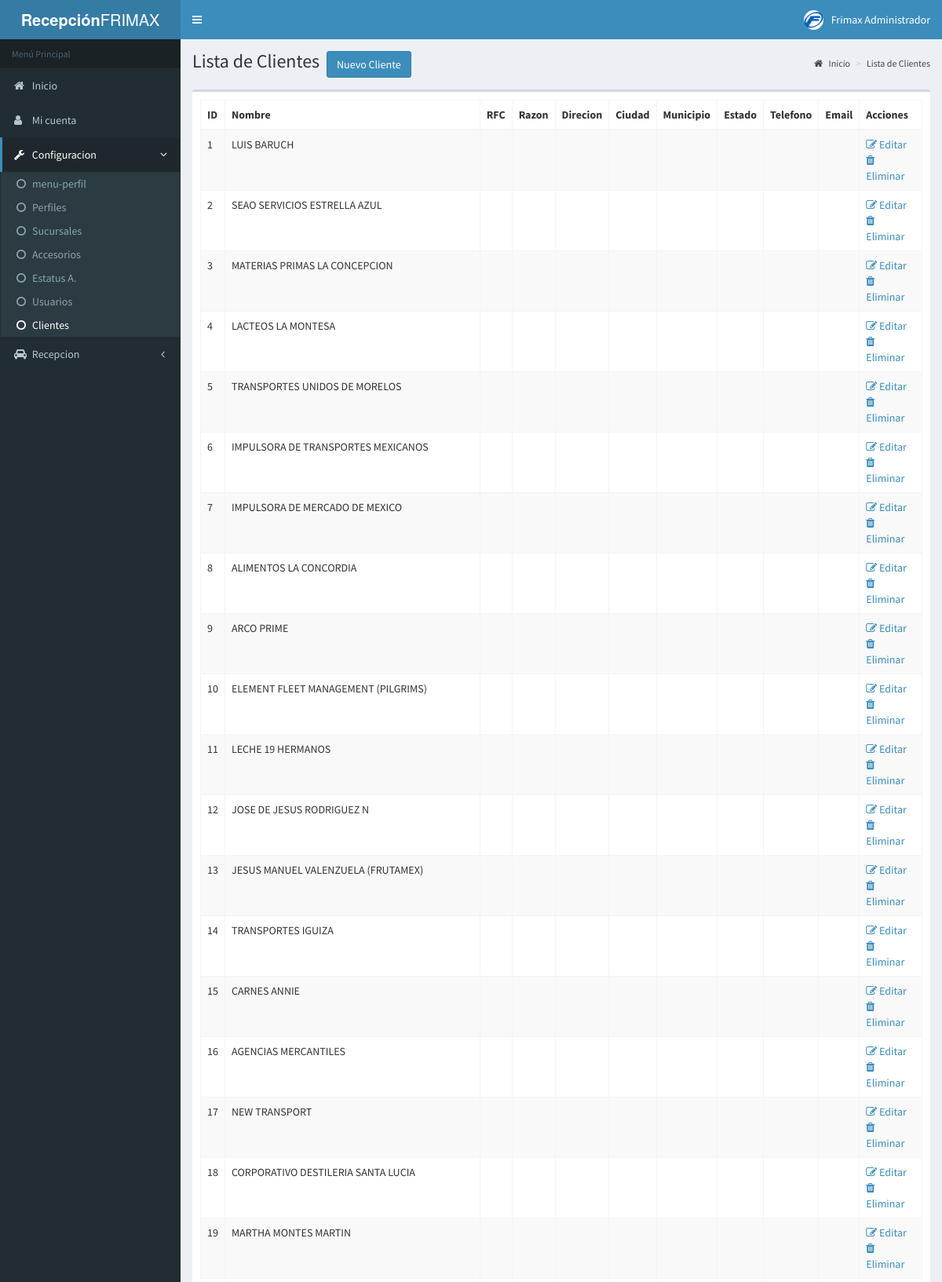
/clientes.php (signed in, upper part), run on the app's committed database.
### tables this page shows
CREATE TABLE IF NOT EXISTS `in_menu` (
  `id` int(11) NOT NULL AUTO_INCREMENT,
  `nombre` varchar(100) NOT NULL,
  `url` varchar(100) NOT NULL,
  `nivel` int(1) NOT NULL,
  `submenu` int(2) NOT NULL,
  `depende` int(11) NOT NULL,
  `seccion` varchar(100) NOT NULL,
  `icono` varchar(100) NOT NULL,
  `tipo` int(2) NOT NULL,
  PRIMARY KEY (`id`)
);

CREATE TABLE IF NOT EXISTS `in_clientes` (
  `id` int(11) NOT NULL AUTO_INCREMENT,
  `nombre` varchar(200) NOT NULL,
  `RFC` varchar(20) NOT NULL,
  `razon` varchar(200) NOT NULL,
  `calle` varchar(100) NOT NULL,
  `numero` varchar(10) NOT NULL,
  `interior` varchar(10) NOT NULL,
  `colonia` varchar(200) NOT NULL,
  `cp` varchar(10) NOT NULL,
  `ciudad` varchar(200) NOT NULL,
  `municipio` varchar(200) NOT NULL,
  `estado` varchar(200) NOT NULL,
  `telefono` varchar(200) NOT NULL,
  `email` varchar(200) NOT NULL,
  `status` int(1) NOT NULL,
  PRIMARY KEY (`id`)
);

### include/clases/clientes.php (the view, shortened to what the rows shown need)
<?php
include "base/pagina.php";
class clientes extends pagina{
	public function __construct($section, $subsection=""){
		$this->seccion = $section;
		$this->subseccion = $subsection;
		$this->idUser = $_SESSION['id'];
	}
	public function createPage(){
		if($this->idUser != ""){
			$dato = parent::supHalfPage().$this->contenido().parent::infHalfPage();
		}
		else{
			$dato =  parent::showLogin();
		}
		echo $dato;
	}
	private function contenido(){
		$dato = '
		<div class="content-wrapper">
		'.$this->getAlerts().$this->getTitulo().'
		<section class="content">
		<div class="row">
		<div id="totalclientes" class="col-xs-12">
		<div class="box">
		<div class="box-body">
		<table id="example1" class="table table-bordered table-striped">
		<thead>'.$this->getHeadTable().'</thead>
		<tbody>';
		$sql = $this->getSQL();
		$sql = parent::query($sql);
		while($inf = parent::fetch_array($sql)){
			$botones = $this->getBotones($inf['status'], $inf['id']);
			$dato .= '
			<tr>
			<td>'.$inf['id'].'</td>
			<td>'.utf8_encode($inf['nombre']).'</td>
			<td>'.$inf['RFC'].'</td>
			<td>'.$inf['razon'].'</td>
			<td>'.utf8_encode($inf['calle'].' '.$inf['numero'].' '.$inf['interior'].' '.$inf['colonia']).'</td>
			<td>'.$inf['ciudad'].'</td>
			<td>'.$inf['municipio'].'</td>
			<td>'.$inf['estado'].'</td>
			<td>'.$inf['telefono'].'</td>
			<td>'.$inf['email'].'</td>
			<td>'.$botones.'</td>
			</tr>';
		}
		$dato .= '
		</tbody>
		<tfoot>'.$this->getHeadTable().'</tfoot>
		</table>
		</div>
		</div>
		</div>
		'.$this->getFormNPerfil().$this->getFormEPerfil().'
		</div>
		</section>
		</div>';
		return $dato;
	}
	private function getFormNPerfil(){
		return $dato;
	}
	private function getFormEPerfil(){
		return $dato;
	}
	private function getHeadTable(){
		$dato = '
		<tr>
		<th>ID</th>
		<th>Nombre</th>
		<th>RFC</th>
		<th>Razon</th>
		<th>Direcion</th>
		<th>Ciudad</th>
		<th>Municipio</th>
		<th>Estado</th>
		<th>Telefono</th>
		<th>Email</th>
		<th>Acciones</th>
		</tr>';
		return $dato;
	}
	private function getStatus($tipo){
		$dato = $tipo == 1 ? "Activo" : ($tipo == 2 ? "Inactivo" : "Eliminado");
		return $dato;
	}
	private function getBotones($tipo, $id){
		$dato = '
		<a href="#" class="editCliente" id="'.$id.'"><i class="fa fa-edit"></i> Editar </a><br />
		<a href="#" class="elimCliente" id="'.$id.'"><i class="fa fa-trash"></i> Eliminar </a><br />';
		return $dato;
	}
	private function getSQL(){
		$sql = 'SELECT in_clientes.* FROM in_clientes';
		return $sql;
	}
	private function getTitulo(){
		$dato = '
		<section class="content-header">
		<h1>
		Lista de Clientes
		<small><button type="button" class="btn btn-primary" id="showPerfil">Nuevo Cliente</button></small>
		</h1>
		'.$this->getTimeLine().'
		</section>';
		return $dato;
	}
	private function getTimeLine(){
		$dato = '
		<ol class="breadcrumb">
		<li><a href="index.php"><i class="fa fa-home"></i> Inicio</a></li>
		<li><a href="#">Lista de Clientes</a></li>
		</ol>';
		return $dato;
	}
	private function getAlerts(){
		$dato = '
		<div class="portlet-body">
		<div class="alert alert-success alert-dismissable" id="exito" style="display:none">
		<button type="button" class="close" data-dismiss="alert" aria-hidden="true"></button>
		<strong>Exito!</strong> La información ha sido almacenada de forma correcta</div>
		<div class="alert alert-warning alert-dismissable" id="warning" style="display:none">
		<strong>Cuidado!</strong> El usuario que intentas registrar, ya existe.</div>
		<div class="alert alert-danger alert-dismissable" id="error" style="display:none">
		<strong>Error!</strong> Hemos tenido un inconveniente, por favor intentalo mas tarde. </div>
		</div>';
		return $dato;
	}
}

### include/clases/base/pagina.php (shortened to what the rows shown need)
<?php
include "MySQL.php";
class pagina extends MySQL{
	public $seccion;
	public $subseccion;
	public $level;
	public $idUser;
	public function __construct($section, $subsection=""){
		$this->seccion = $section;
		$this->subseccion = $subsection;
		if(isset($_SESSION['nivel'])){
			$this->level = $_SESSION['nivel'];
			$this->idUser = $_SESSION['id'];
		}
	}
	private function getContentHeader(){
		$dato = '
		<head>'.
		$this->getMetas().
		$this->getCSS().'
		</head>';
		return $dato;
	}
	private function getMetas(){
		$dato = '
		<meta charset="utf-8" />
		<title>'.parent::getTitle().'</title>
		<meta http-equiv="X-UA-Compatible" content="IE=edge">
		<meta content="width=device-width, initial-scale=1, maximum-scale=1, user-scalable=no" name="viewport">
		<meta content="Preview page of Metronic Admin Theme #1 for statistics, charts, recent events and reports" name="description" />
		<meta content="" name="author" />';
		return $dato;
	}
	private function getCSS(){
		if($this->subseccion == "adminUsers" || $this->subseccion == "perfiles" || $this->subseccion == "sucursales" || $this->subseccion == "recepcion" || $this->subseccion == "accesorios" || $this->subseccion == "usuarios"){
			$dato = '
			<link href="'.parent::getPath().'bootstrap/css/bootstrap.min.css" rel="stylesheet" type="text/css" />
			<link href="https://maxcdn.bootstrapcdn.com/font-awesome/4.3.0/css/font-awesome.min.css" rel="stylesheet" type="text/css" />
			<link href="https://code.ionicframework.com/ionicons/2.0.1/css/ionicons.min.css" rel="stylesheet" type="text/css" />
			<link href="'.parent::getPath().'plugins/datatables/dataTables.bootstrap.css" rel="stylesheet" type="text/css" />
			<link href="'.parent::getPath().'dist/css/AdminLTE.min.css" rel="stylesheet" type="text/css" />
			<link href="'.parent::getPath().'dist/css/skins/_all-skins.min.css" rel="stylesheet" type="text/css" />
			<link href="'.parent::getPath().'css/style_form.css" rel="stylesheet" type="text/css" />
			<link href="'.parent::getPath().'css/estilos.css" rel="stylesheet" type="text/css" />';
		}
		else{
			$dato = '
			<link href="'.parent::getPath().'bootstrap/css/bootstrap.min.css" rel="stylesheet" type="text/css" />
			<link href="https://maxcdn.bootstrapcdn.com/font-awesome/4.3.0/css/font-awesome.min.css" rel="stylesheet" type="text/css" />
			<link href="https://code.ionicframework.com/ionicons/2.0.1/css/ionicons.min.css" rel="stylesheet" type="text/css" />
			<link href="'.parent::getPath().'dist/css/AdminLTE.min.css" rel="stylesheet" type="text/css" />
			<link href="'.parent::getPath().'dist/css/skins/_all-skins.min.css" rel="stylesheet" type="text/css" />
			<link href="'.parent::getPath().'plugins/iCheck/flat/blue.css" rel="stylesheet" type="text/css" />
			<link href="'.parent::getPath().'plugins/morris/morris.css" rel="stylesheet" type="text/css" />
			<link href="'.parent::getPath().'plugins/jvectormap/jquery-jvectormap-1.2.2.css" rel="stylesheet" type="text/css" />
			<link href="'.parent::getPath().'plugins/datepicker/datepicker3.css" rel="stylesheet" type="text/css" />
			<link href="'.parent::getPath().'plugins/daterangepicker/daterangepicker-bs3.css" rel="stylesheet" type="text/css" />
			<link href="'.parent::getPath().'plugins/bootstrap-wysihtml5/bootstrap3-wysihtml5.min.css" rel="stylesheet" type="text/css" />
			<link href="'.parent::getPath().'css/style_form.css" rel="stylesheet" type="text/css" />
			<link href="'.parent::getPath(true).'favicon.ico" rel="shortcut icon"  /> ';
		}
		return $dato;
	}
	private function getJS(){
		$dato = '
		<script src="'.parent::getPath().'plugins/jQuery/jQuery-2.1.4.min.js"></script>
		<script src="'.parent::getPath().'bootstrap/js/bootstrap.min.js" type="text/javascript"></script>
		<script src="'.parent::getPath().'js/funciones.js" type="text/javascript"></script>';
		if($this->subseccion == "adminUsers" || $this->subseccion == "perfiles" || $this->subseccion == "sucursales" || $this->subseccion == "recepcion" || $this->subseccion == "accesorios" || $this->subseccion == "usuarios"){
			$dato .= '
			<script src="'.parent::getPath().'plugins/datatables/jquery.dataTables.min.js" type="text/javascript"></script>
			<script src="'.parent::getPath().'plugins/datatables/dataTables.bootstrap.min.js" type="text/javascript"></script>
			<script src="'.parent::getPath().'plugins/slimScroll/jquery.slimscroll.min.js" type="text/javascript"></script>
			<script src="'.parent::getPath().'plugins/fastclick/fastclick.min.js"></script>
			<script src="'.parent::getPath().'dist/js/app.min.js" type="text/javascript"></script>
			<script type="text/javascript">
			$(function () {
				$("#example1").dataTable({});
				$("#lista-recepcion").dataTable({"aaSorting":[[5,"desc"]]});
				$("#example2").dataTable({"bPaginate": true,"bLengthChange": false,"bFilter": false,"bSort": false,"bInfo": true,"bAutoWidth": false });
				});
				</script>
				<script src="'.parent::getPath().'js/underscore-min.js" type="text/javascript"></script>
				<script src="'.parent::getPath().'js/funcion_form.js" type="text/javascript"></script>
				<script src="'.parent::getPath().'js/firmaUsuario.js" type="text/javascript"></script>';
			}
			else{
				$dato .= '
				<script src="http://code.jquery.com/ui/1.11.2/jquery-ui.min.js" type="text/javascript"></script>
				<script>
				$.widget.bridge("uibutton", $.ui.button);
				</script>
				<script src="http://cdnjs.cloudflare.com/ajax/libs/raphael/2.1.0/raphael-min.js"></script>
				<script src="'.parent::getPath().'plugins/morris/morris.min.js" type="text/javascript"></script>
				<script src="'.parent::getPath().'plugins/sparkline/jquery.sparkline.min.js" type="text/javascript"></script>
				<script src="'.parent::getPath().'plugins/jvectormap/jquery-jvectormap-1.2.2.min.js" type="text/javascript"></script>
				<script src="'.parent::getPath().'plugins/jvectormap/jquery-jvectormap-world-mill-en.js" type="text/javascript"></script>
				<script src="'.parent::getPath().'plugins/knob/jquery.knob.js" type="text/javascript"></script>
				<script src="https://cdnjs.cloudflare.com/ajax/libs/moment.js/2.10.2/moment.min.js" type="text/javascript"></script>
				<script src="'.parent::getPath().'plugins/daterangepicker/daterangepicker.js" type="text/javascript"></script>
				<script src="'.parent::getPath().'plugins/datepicker/bootstrap-datepicker.js" type="text/javascript"></script>
				<script src="'.parent::getPath().'plugins/bootstrap-wysihtml5/bootstrap3-wysihtml5.all.min.js" type="text/javascript"></script>
				<script src="'.parent::getPath().'plugins/slimScroll/jquery.slimscroll.min.js" type="text/javascript"></script>
				<script src="'.parent::getPath().'plugins/fastclick/fastclick.min.js"></script>
				<script src="'.parent::getPath().'dist/js/app.min.js" type="text/javascript"></script>
				<script src="'.parent::getPath().'dist/js/pages/dashboard.js" type="text/javascript"></script>
				<script src="'.parent::getPath().'js/underscore-min.js" type="text/javascript"></script>
				<script src="'.parent::getPath().'js/funcion_Nform.js" type="text/javascript"></script>
				<script src="'.parent::getPath().'js/canvas.js" type="text/javascript"></script>';
			}
			$dato .= '
			<script src="'.parent::getPath().'dist/js/demo.js" type="text/javascript"></script>
			';
			return $dato;
		}
		private function getTopBar(){
			$nombre = parent::getNameUsuario($this->idUser);
			$nivel = parent::getNivelUsuario($this->level);
			$sucursal = parent::getSucursalUsuario($this->idUser);
			$dato = '
			<header class="main-header">
			<a href="'.parent::getPath().'" class="logo">
			<span class="logo-mini"><b>R</b>FR</span>
			<span class="logo-lg"><b>Recepción</b>FRIMAX</span>
			</a>
			<nav class="navbar navbar-static-top" role="navigation">
			<a href="#" class="sidebar-toggle" data-toggle="offcanvas" role="button">
			<span class="sr-only">Toggle navigation</span>
			</a>
			<div class="navbar-custom-menu">
			<ul class="nav navbar-nav">
			<li class="dropdown user user-menu">
			<a href="#" class="dropdown-toggle" data-toggle="dropdown">
			<img src="'.parent::getPath().'dist/img/logoFrimax.jpg" class="user-image" alt="User Image"/>
			<span class="hidden-xs">'.$nombre.'</span>
			</a>
			<ul class="dropdown-menu">
			<li class="user-header">
			<img src="'.parent::getPath().'dist/img/logoFrimax.jpg" class="img-circle" alt="User Image" />
			<p>
			'.$nombre.' <br />'.$nivel.'
			<small>'.$sucursal.'</small>
			</p>
			</li>
			<li class="user-footer">
			<div class="pull-left">
			<a href="#" class="btn btn-default btn-flat">Perfil</a>
			</div>
			<div class="pull-right">
			<a href="#" id="cerrarSesion" class="btn btn-default btn-flat">Cerrar Sesion</a>
			</div>
			</li>
			</ul>
			</li>
			</ul>
			</div>
			</nav>
			</header>';
			return $dato;
		}
		private function getSideMenu(){
			$dato = '
			<aside class="main-sidebar">
			<section class="sidebar">
			<ul class="sidebar-menu">
			<li class="header">Menú Principal</li>';
			$sql = parent::query('
				SELECT in_menu.nombre, in_menu.url, in_menu.submenu, in_menu.id, in_menu.seccion, in_menu.icono FROM rel_menu_nivel
				INNER JOIN in_menu ON in_menu.id = rel_menu_nivel.idMenu AND in_menu.nivel = 0
				WHERE rel_menu_nivel.idNivel = "'.$_SESSION['nivel'].'"
				ORDER BY rel_menu_nivel.idMenu ASC');
			while($inf = parent::fetch_array($sql)){
				if($inf['submenu'] > 0){
					$active = $inf['seccion'] == $this->seccion ? 'treeview active' : '';
					$sup = parent::query('
						SELECT in_menu.nombre, in_menu.url, in_menu.submenu, in_menu.seccion FROM rel_menu_nivel
						INNER JOIN in_menu ON in_menu.id = rel_menu_nivel.idMenu AND in_menu.nivel = 1 AND in_menu.depende = "'.$inf['id'].'"
						WHERE rel_menu_nivel.idNivel = "'.$_SESSION['nivel'].'"
						ORDER BY rel_menu_nivel.idMenu ASC');
					$dato .= '
					<li class="'.$active.'">
					<a href="#">
					'.$inf['icono'].'
					<span>'.$inf['nombre'].'</span>
					<i class="fa fa-angle-left pull-right"></i>
					</a>
					<ul class="treeview-menu">';
					while($supinf = parent::fetch_array($sup)){
						$supactive = $supinf['seccion'] == $this->subseccion ? 'active' : '';
						$dato .= '
						<li class="'.$supactive.'"><a href="'.$supinf['url'].'"><i class="fa fa-circle-o"></i>'.$supinf['nombre'].'</a></li>';
					}
					$dato .= '
					</ul>
					</li>';
				}
				else{
					$active = $inf['seccion'] == $this->section ? 'active' : '';
					$dato .= '
					<li class="'.$active.'">
					<a href="'.$inf['url'].'">
					'.$inf['icono'].' <span>'.$inf['nombre'].'</span>
					</a>
					</li>';
				}
			}
			$dato .= '
			</ul>
			</section>
			</aside>';
			return $dato;
		}
		private function getQuickSideBar(){
			$dato = '
			<a href="javascript:;" class="page-quick-sidebar-toggler">
			<i class="icon-login"></i>
			</a>';
			return $dato;
		}
		private function getFooter(){
			$dato = '
			<footer class="main-footer">
			<div class="pull-right hidden-xs">
			<b>Version</b> 1.0
			</div>
			<strong>Copyright &copy; 2017 <a href="frimax.mx">Frimax</a></strong> Todos los derechos reservados.
			</footer>';
			return $dato;
		}
		public function supHalfPage(){
			$dato = '
			<!DOCTYPE html>
			<html lang="es-MX">'.
			$this->getContentHeader().'
			<body class="skin-blue sidebar-mini">
			<div class="wrapper">'.
			$this->getTopBar().'
			<div class="page-container">'.
			$this->getSideMenu();
			return $dato;
		}
		public function infHalfPage(){
			$dato =
			$this->getQuickSideBar().'
			</div>'.
			$this->getFooter().'
			</div>'.
			$this->getJS().'
			</body>
			</html>';
			return $dato;
		}
	}

### data on the page
in_menu: nombre "Inicio"
in_menu: nombre "Mi cuenta"
in_menu: nombre "Configuracion"
in_menu: nombre "menu-perfil"
in_menu: nombre "Perfiles"
in_menu: nombre "Sucursales"
in_menu: nombre "Accesorios"
in_menu: nombre "Estatus A."
in_menu: nombre "Usuarios"
in_menu: nombre "Clientes"
in_menu: nombre "Recepcion"
in_clientes: id "1", nombre "LUIS BARUCH"
in_clientes: id "2", nombre "SEAO SERVICIOS ESTRELLA AZUL"
in_clientes: id "3", nombre "MATERIAS PRIMAS LA CONCEPCION"
in_clientes: id "4", nombre "LACTEOS LA MONTESA"
in_clientes: id "5", nombre "TRANSPORTES UNIDOS DE MORELOS"
in_clientes: id "6", nombre "IMPULSORA DE TRANSPORTES MEXICANOS"
in_clientes: id "7", nombre "IMPULSORA DE MERCADO DE MEXICO"
in_clientes: id "8", nombre "ALIMENTOS LA CONCORDIA"
in_clientes: id "9", nombre "ARCO PRIME"
in_clientes: id "10", nombre "ELEMENT FLEET MANAGEMENT (PILGRIMS)"
in_clientes: id "11", nombre "LECHE 19 HERMANOS"
in_clientes: id "12", nombre "JOSE DE JESUS RODRIGUEZ N"
in_clientes: id "13", nombre "JESUS MANUEL VALENZUELA (FRUTAMEX)"
in_clientes: id "14", nombre "TRANSPORTES IGUIZA"
in_clientes: id "15", nombre "CARNES ANNIE"
in_clientes: id "16", nombre "AGENCIAS MERCANTILES"
in_clientes: id "17", nombre "NEW TRANSPORT"
in_clientes: id "18", nombre "CORPORATIVO DESTILERIA SANTA LUCIA"
in_clientes: id "19", nombre "MARTHA MONTES MARTIN"

### other printed values
$nombre "Frimax Administrador"
